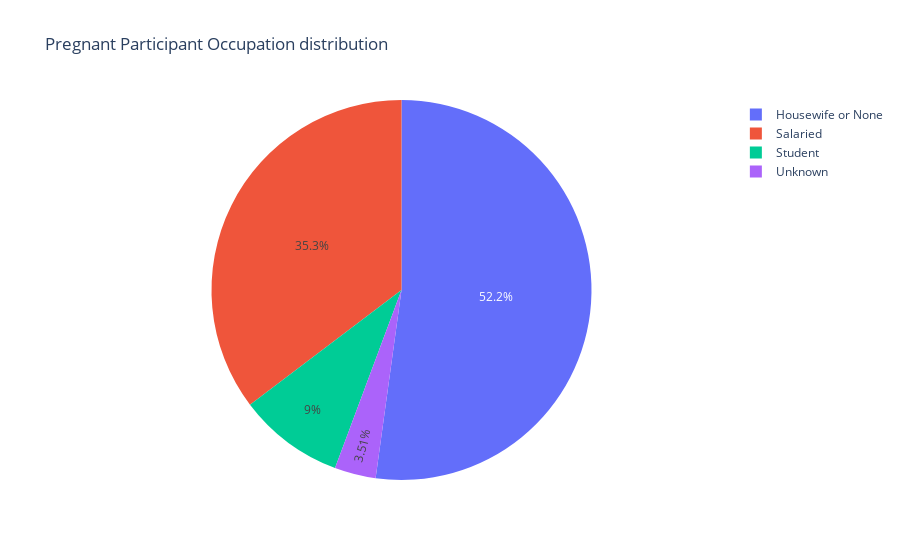

Notebook code for this chart:
### Code cell
student = len(df[df['occup'] == 1])
wife_none = len(df[df['occup'] == 2])
salaried = len(df[df['occup'] == 3])
unknown = len(df[df['occup'] == 99])

# Create a DataFrame with the marital status information
occup_data = {
    'Occupation': [occup_dict[1],occup_dict[2], occup_dict[3], occup_dict[99]],
    'Total Participants': [student, wife_none, salaried, unknown ]
}

occup_df = pd.DataFrame(occup_data)

fig = px.pie(occup_df, names='Occupation', values='Total Participants',
             title='Pregnant Participant Occupation distribution')
fig.show()

### Figure 1 — Plotly figure (JSON) as saved in the notebook; plotly's stock layout.template omitted (floating-point values rounded to 4 significant figures)
{"data": [{"domain": {"x": [0, 1], "y": [0, 1]}, "hovertemplate": "Occupation=%{label}<br>Total Participants=%{value}<extra></extra>", "labels": ["Student", "Housewife or None", "Salaried", "Unknown"], "legendgroup": "", "name": "", "showlegend": true, "type": "pie", "values": [182, 1055, 714, 71]}], "layout": {"legend": {"tracegroupgap": 0}, "title": {"text": "Pregnant Participant Occupation distribution"}}}
